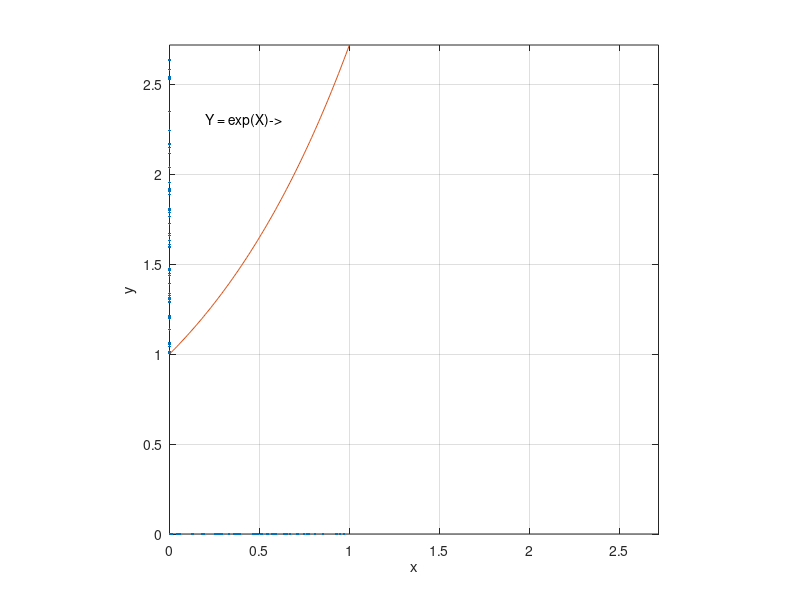

Source code (MATLAB):
% Intuitive Probability and Random Processes Using MatLab - Steven M. Kay
% Exercise 10.39: If Y = exp(X), where X ~ U(0, 1), find the PDF of Y.
% Next, generate realizations of X on a computer and transform them
% according to exp(X) to yield the realizations of Y. Plot the x's and y's
% in a similar manner to that shown in Figure 10.22 and discuss your
% results.

% Setting the nubmer of realizations as 50.
clear
clf
M=50;
% Generating a Mx1 array of random numbers from 0 to 1.
X=rand(M,1);
Y=exp(X);
% Creating an array for X and Y where the first row consists of zeros 
% and the second one consists of their values.
% This way X and Y will be displayed on top of each axis, so that
% the plot looks simialar to that of Figure 10.22.
X_on_axis=[zeros(M,1);X];
Y_on_axis=[Y;zeros(M,1)];
% Plotting X and Y on top of each axis.
plot(X_on_axis,Y_on_axis,'.');
xlabel('x');
ylabel('y');
% Displaying the line of the exp function for:
% R_X = [0,1] and R_Y = [1,e] = [e^0,e^1] = [1,e].
x_in_exp=(0:0.01:1)';
y_in_exp=exp(x_in_exp);
line(x_in_exp,y_in_exp)
text(0.2,2.3,'Y = exp(X)->');
% Setting the axes limits to be from 0 to e.
axis([0 exp(1) 0 exp(1)])
% Shaping the plot into a square.
axis('square')
grid